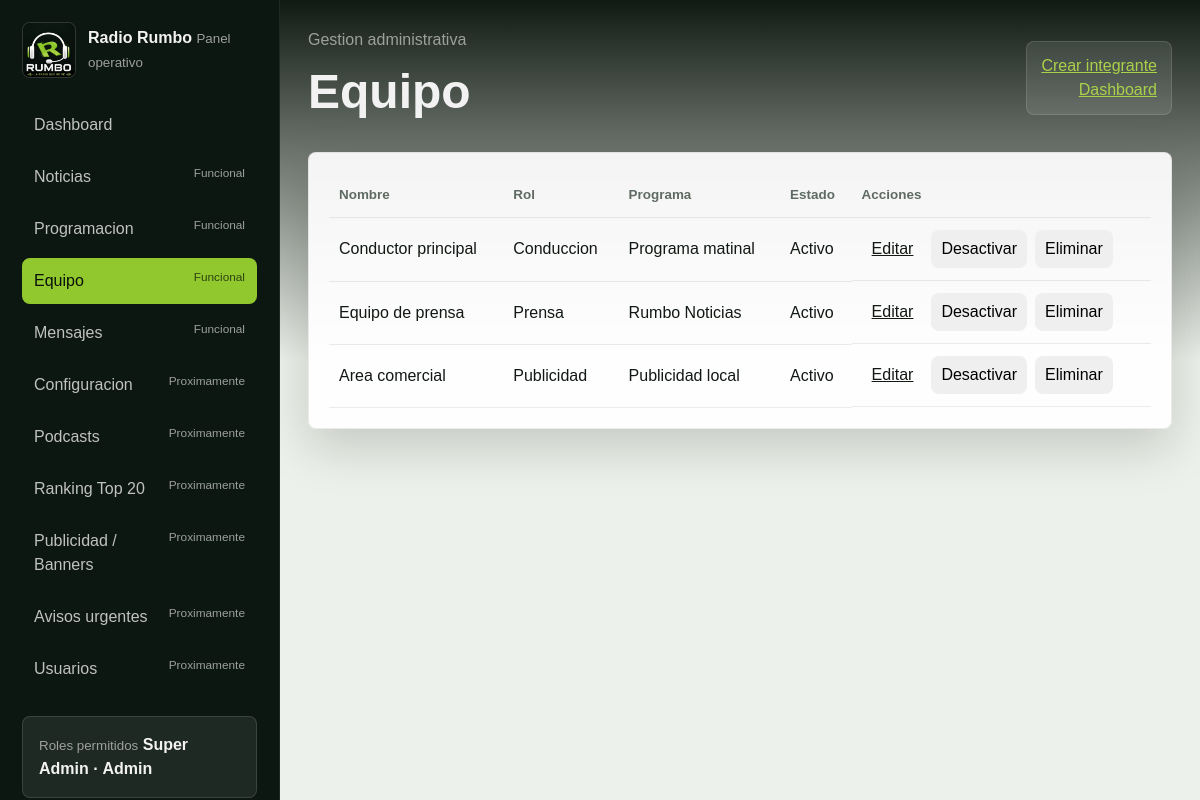
The app's page /admin/team/index.php (signed in) with its own data.
### tables this page shows
CREATE TABLE team_members (
    id INT UNSIGNED AUTO_INCREMENT PRIMARY KEY,
    name VARCHAR(140) NOT NULL,
    role VARCHAR(140) NOT NULL,
    program_name VARCHAR(140) NULL,
    bio TEXT NULL,
    photo_path VARCHAR(255) NULL,
    facebook_url VARCHAR(255) NULL,
    instagram_url VARCHAR(255) NULL,
    is_active TINYINT(1) NOT NULL DEFAULT 1,
    display_order INT UNSIGNED NOT NULL DEFAULT 0,
    created_at TIMESTAMP DEFAULT CURRENT_TIMESTAMP,
    updated_at TIMESTAMP DEFAULT CURRENT_TIMESTAMP ON UPDATE CURRENT_TIMESTAMP
);

### app/Core/View.php (called while the page is built, shortened)
<?php
final class View
{
    public static function render(string $view, array $data = []): void
    {
        $basePath = dirname(__DIR__, 2) . DIRECTORY_SEPARATOR . 'resources' . DIRECTORY_SEPARATOR . 'views';
        $relativePath = str_replace('.', DIRECTORY_SEPARATOR, $view) . '.php';
        $viewPath = $basePath . DIRECTORY_SEPARATOR . $relativePath;
        $realViewPath = realpath($viewPath);
        extract($data, EXTR_SKIP);
        require $realViewPath;
    }
}

### app/Controllers/Admin/TeamController.php (called while the page is built, shortened)
<?php
final class TeamController
{
    public function index(array $mock): void
    {
        $user = $this->requireUser();
        try {
            $items = $this->teamService()->allForAdmin();
            $error = null;
        } catch (Throwable) {
            $items = [];
            $error = 'No se pudo cargar el equipo.';
        }
        View::render('layouts.admin', [
            'active' => 'equipo',
            'contentView' => 'team/index',
            'error' => $error,
            'flashSuccess' => $this->sessions()->flash('success'),
            'mock' => $mock,
            'pageTitle' => 'Radio Rumbo - Equipo',
            'teamMembers' => $items,
            'user' => $user,
        ]);
    }
    private function requireUser(): array
    {
        $user = $this->sessions()->user();
        return $user;
    }
    private function sessions(): SessionService
    {
        if (!$this->session instanceof SessionService) {
            $this->session = new SessionService();
        }
        return $this->session;
    }
    private function teamService(): TeamService
    {
        if (!$this->team instanceof TeamService) {
            $this->team = new TeamService();
        }
        return $this->team;
    }
}

### public/admin/team/index.php (called while the page is built, shortened)
<?php
$rootPath = rr_bootstrap();
$controller = new TeamController();
$controller->index(rr_mock_data($rootPath));

### app/Core/Database.php (called while the page is built, shortened)
<?php
final class Database
{
    private static ?PDO $connection = null;
    public static function connection(): PDO
    {
        if (self::$connection instanceof PDO) {
            return self::$connection;
        }
        $host = self::env('DB_HOST', '127.0.0.1');
        $port = self::env('DB_PORT', '3306');
        $database = self::env('DB_DATABASE', 'radio_rumbo');
        $username = self::env('DB_USERNAME', 'root');
        $password = self::env('DB_PASSWORD', '');
        $dsn = sprintf(
            'mysql:host=%s;port=%s;dbname=%s;charset=utf8mb4',
            $host,
            $port,
            $database
        );
        try {
            self::$connection = new PDO($dsn, $username, $password, [
                PDO::ATTR_ERRMODE => PDO::ERRMODE_EXCEPTION,
                PDO::ATTR_DEFAULT_FETCH_MODE => PDO::FETCH_ASSOC,
                PDO::ATTR_EMULATE_PREPARES => false,
            ]);
        } catch (PDOException $exception) {
            throw new PDOException(
                'No se pudo conectar con la base de datos.',
                (int) $exception->getCode(),
                $exception
            );
        }
        return self::$connection;
    }
    private static function env(string $key, string $default = ''): string
    {
        $value = $_ENV[$key] ?? $_SERVER[$key] ?? getenv($key);
        return is_string($value) && $value !== '' ? $value : $default;
    }
}

### app/Models/TeamMember.php (called while the page is built, shortened)
<?php
final class TeamMember
{
    public function allForAdmin(): array
    {
        $statement = $this->pdo()->query(
            'SELECT id, name, role, program_name, bio, photo_path, facebook_url, instagram_url,
                    is_active, display_order, created_at, updated_at
             FROM team_members
             ORDER BY display_order, name, id'
        );
        return $this->rows($statement->fetchAll());
    }
    private function rows(array $rows): array
    {
        $result = [];
        foreach ($rows as $row) {
            if (is_array($row)) {
                $result[] = $row;
            }
        }
        return $result;
    }
    private function pdo(): PDO
    {
        return $this->connection ?? Database::connection();
    }
}

### app/Services/TeamService.php (called while the page is built, shortened)
<?php
final class TeamService
{
    public function allForAdmin(): array
    {
        return $this->repository()->allForAdmin();
    }
    private function repository(): TeamMember
    {
        if (!$this->team instanceof TeamMember) {
            $this->team = new TeamMember();
        }
        return $this->team;
    }
}

### app/Helpers/SecurityHelper.php (called while the page is built, shortened)
<?php
final class SecurityHelper
{
    public static function e(string $value): string
    {
        return htmlspecialchars($value, ENT_QUOTES | ENT_SUBSTITUTE, 'UTF-8');
    }
}

### resources/views/admin/team/index.php (the view, shortened to what this page needs)
<?php
$items = is_array($teamMembers ?? null) ? $teamMembers : [];
?>
<header class="admin-topbar">
    <div><span>Gestion administrativa</span><h1>Equipo</h1></div>
    <div class="admin-profile"><a href="/admin/team/create/">Crear integrante</a><a href="/admin/dashboard/">Dashboard</a></div>
</header>
<section class="admin-panel">
    <table>
        <thead><tr><th>Nombre</th><th>Rol</th><th>Programa</th><th>Estado</th><th>Acciones</th></tr></thead>
        <tbody>
            <?php foreach ($items as $item): ?>
                <tr>
                    <td><?= $e((string) $item['name']) ?></td>
                    <td><?= $e((string) $item['role']) ?></td>
                    <td><?= $e((string) $item['program_name']) ?></td>
                    <td><?= ((int) $item['is_active']) === 1 ? 'Activo' : 'Inactivo' ?></td>
                    <td class="table-actions">
                        <a href="/admin/team/edit/?id=<?= $e((string) $item['id']) ?>">Editar</a>
                        <form action="/admin/team/" method="post">
                            <button type="submit"><?= ((int) $item['is_active']) === 1 ? 'Desactivar' : 'Activar' ?></button>
                        </form>
                        <form action="/admin/team/" method="post">
                            <button type="submit">Eliminar</button>
                        </form>
                    </td>
                </tr>
            <?php endforeach; ?>
        </tbody>
    </table>
</section>

### public/assets/css/main.css (style rules this page uses)
:root { --color-primary: #91C82D; --color-primary-light: #AAD14A; --color-primary-dark: #72A223; --color-bg-dark: #09110C; --color-white-soft: #F2F2F2; --color-muted: #9DA09E; --color-ink: #121813; --color-panel: rgba(255, 255, 255, 0.12); --color-line: rgba(255, 255, 255, 0.16); --space-1: 8px; --space-2: 12px; --space-3: 18px; --space-4: 24px; --space-5: 36px; --space-6: 56px; --radius: 8px; --shadow: 0 18px 50px rgba(9, 17, 12, 0.18); }
* { box-sizing: border-box; }
html { scroll-behavior: smooth; }
body { margin: 0; color: var(--color-ink); background: #f1f4ef; font-family: Arial, Helvetica, sans-serif; line-height: 1.5; }
a { color: inherit; }
button, input, textarea { font: inherit; }
.btn, button { min-height: 42px; padding: 10px 16px; border: 0; border-radius: var(--radius); cursor: pointer; text-decoration: none; }

### public/assets/css/admin.css (style rules this page uses)
.admin-shell-body, .admin-login-body { min-height: 100vh; color: var(--color-white-soft); background: var(--color-bg-dark); }
.admin-brand small, .admin-topbar span, .admin-role-box small { color: var(--color-muted); }
.admin-topbar { display: flex; align-items: center; justify-content: space-between; gap: 20px; margin-bottom: 24px; }
.admin-topbar h1 { margin: 4px 0 0; font-size: clamp(2rem, 4vw, 3.5rem); letter-spacing: 0; }
.admin-profile { display: grid; justify-items: end; padding: 12px 14px; background: rgba(255, 255, 255, 0.1); border: 1px solid rgba(255, 255, 255, 0.12); border-radius: var(--radius); }
.admin-profile a { color: var(--color-primary-light); }
.admin-stats article, .admin-panel { padding: 20px; color: var(--color-ink); background: rgba(255, 255, 255, 0.92); border: 1px solid rgba(9, 17, 12, 0.08); border-radius: var(--radius); box-shadow: var(--shadow); }
table { width: 100%; border-collapse: collapse; }
th, td { padding: 12px 10px; text-align: left; border-bottom: 1px solid rgba(9, 17, 12, 0.08); }
th { color: #5f6b62; font-size: 0.84rem; }
.table-actions { display: flex; flex-wrap: wrap; gap: 8px; align-items: center; }
.table-actions a, .table-actions button { min-height: 34px; padding: 7px 10px; }

### records on screen
team_members: name "Conductor principal", role "Conduccion", program_name "Programa matinal", is_active "Activo"
team_members: name "Equipo de prensa", role "Prensa", program_name "Rumbo Noticias", is_active "Activo"
team_members: name "Area comercial", role "Publicidad", program_name "Publicidad local", is_active "Activo"

### other values on screen
$e($item['label']) "Dashboard"
$e($item['label']) "Noticias"
$e($item['status']) "Funcional"
$e($item['label']) "Programacion"
$e($item['label']) "Equipo"
$e($item['label']) "Mensajes"
$e($item['label']) "Configuracion"
$e($item['status']) "Proximamente"
$e($item['label']) "Podcasts"
$e($item['label']) "Ranking Top 20"
$e($item['label']) "Publicidad / Banners"
$e($item['label']) "Avisos urgentes"
$e($item['label']) "Usuarios"
